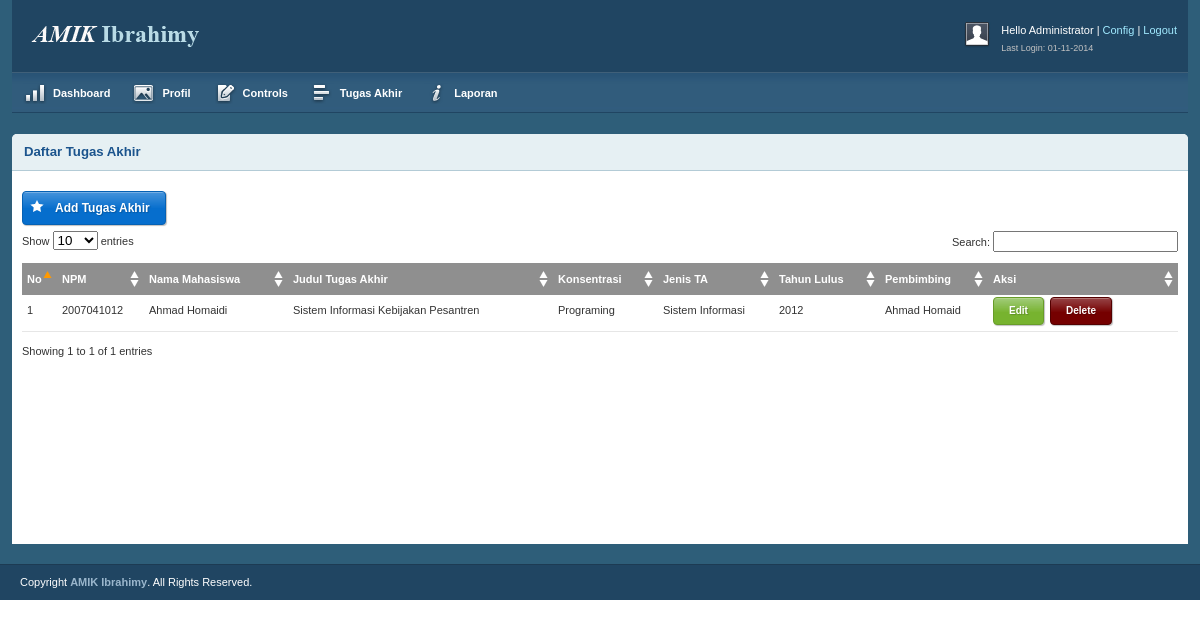
The app's page /sp_R3p0t/media.php?module=tugasakhir (signed in) with its own data.
### tables this page shows
CREATE TABLE IF NOT EXISTS `tb_tugasakhir` (
  `nip` varchar(12) NOT NULL,
  `npm` varchar(10) NOT NULL,
  `kd_jenis` varchar(6) NOT NULL,
  `username` varchar(50) DEFAULT NULL,
  `judul` varchar(100) DEFAULT NULL,
  `thn_lulus` varchar(10) NOT NULL,
  `abstraksi` mediumtext,
  PRIMARY KEY (`nip`,`npm`)
);

CREATE TABLE IF NOT EXISTS `tb_mhs` (
  `npm` varchar(10) NOT NULL,
  `kd_konsentrasi` varchar(6) NOT NULL,
  `nama` varchar(50) DEFAULT NULL,
  `tmp_lhr` varchar(30) DEFAULT NULL,
  `tgl_lhr` date DEFAULT NULL,
  `jk_mhs` enum('L','P') NOT NULL,
  `alamat` varchar(30) DEFAULT NULL,
  `no_telpon` varchar(12) DEFAULT NULL,
  PRIMARY KEY (`npm`)
);

CREATE TABLE IF NOT EXISTS `tb_konsentrasi` (
  `kd_konsentrasi` varchar(6) NOT NULL,
  `konsentrasi` varchar(50) DEFAULT NULL,
  PRIMARY KEY (`kd_konsentrasi`)
);

CREATE TABLE IF NOT EXISTS `tb_jenis` (
  `kd_jenis` varchar(6) NOT NULL,
  `jenis_ta` varchar(50) DEFAULT NULL,
  PRIMARY KEY (`kd_jenis`)
);

CREATE TABLE IF NOT EXISTS `tb_pembimbing` (
  `nip` varchar(12) NOT NULL,
  `nama_pem` varchar(50) DEFAULT NULL,
  `tmpt_lhr_pem` varchar(30) DEFAULT NULL,
  `tgl_lhr_pem` date DEFAULT NULL,
  `jk` enum('L','P') NOT NULL,
  `alamat_pem` varchar(30) DEFAULT NULL,
  `no_telp_pem` varchar(12) DEFAULT NULL,
  PRIMARY KEY (`nip`)
);

### sp_R3p0t/modul/modul_tugasakhir/tugasakhir.php (the view, shortened to what this page needs)
<?php
 if (empty($_SESSION['username']) AND empty($_SESSION['passuser'])){
  echo "<link href='style.css' rel='stylesheet' type='text/css'>
 <center>Untuk mengakses modul, Anda harus login <br>";
  echo "<a href=../../index.php><b>LOGIN</b></a></center>";
}
else{
$aksi="modul/modul_tugasakhir/aksi_tugasakhir.php";
switch($_GET[act]){
  default:
echo "<div class='box round first fullpage'>
	  <h2>Daftar Tugas Akhir</h2>
	  <div class='block'>";
    echo "<a href='?module=tugasakhir&act=tambahtugasakhir' class='btn-icon btn-blue btn-star'><span></span>Add Tugas Akhir</a><br>
                    <table class='data display datatable' id='example'>
					<thead>
						<tr>
							<th>No</th>
							<th>NPM</th>
							<th>Nama Mahasiswa</th>
							<th>Judul Tugas Akhir</th>
							<th>Konsentrasi</th>
							<th>Jenis TA</th>
							<th>Tahun Lulus</th>
							<th>Pembimbing</th>
                            <th width='180'>Aksi</th>
						</tr>
					</thead><tbody>";
	$tampil=mysql_query("SELECT * FROM	tb_tugasakhir Inner Join tb_mhs
										Inner Join tb_pembimbing
										Inner Join tb_jenis ,
										tb_konsentrasi
										WHERE
										tb_tugasakhir.npm =  tb_mhs.npm AND
										tb_tugasakhir.nip =  tb_pembimbing.nip AND
										tb_tugasakhir.kd_jenis =  tb_jenis.kd_jenis AND
										tb_mhs.kd_konsentrasi =  tb_konsentrasi.kd_konsentrasi ORDER BY tb_tugasakhir.thn_lulus DESC");
    $no=1;
	while ($r=mysql_fetch_array($tampil)){
       echo "<tr class='odd gradeX'>
							<td>$no</td>
							<td>$r[npm]</td>
							<td>$r[nama]</td>
							<td>$r[judul]</td>
							<td>$r[konsentrasi]</td>
							<td>$r[jenis_ta]</td>
							<td>$r[thn_lulus]</td>
							<td>$r[nama_pem]</td>
                            <td class='center'><a href=?module=tugasakhir&act=edittugasakhir&id=$r[npm] class='btn btn-small btn-green' title='Edit'><span></span>Edit</a>&nbsp; <a href=$aksi?module=tugasakhir&act=hapus&id=$r[npm] onClick=\"return confirm('Apakah Anda benar-benar mau menghapusnya?')\" class='btn btn-small btn-maroon' title='Delete'><span></span>Delete</a></td>
						</tr>";
      $no++;
    }
    echo "</tbody></table></div></div>";
    break;
	}
}
?>

### sp_R3p0t/css/text.css (style rules this page uses)
body { font: 13px/1.5 Tahoma, Helvetica, Arial, 'Liberation Sans', FreeSans, sans-serif; }
h2 { font-size: 23px; }
p, dl, hr, h1, h2, h3, h4, h5, h6, ol, ul, pre, table, address, fieldset { margin-bottom: 20px; }

### sp_R3p0t/css/layout.css (style rules this page uses)
body { background: #fff; color: #333; font-size: 11px; padding: 0 0 0px; }
a { color: #000; font-weight:bold; text-decoration: none; }
h1, h2, h3, h4, h5, h6 { line-height:1.2em; margin-bottom:.3em; }
h2 { margin-top:1em; }
.box { background:#fff; margin-bottom:20px; padding:10px 10px 10px 10px; margin-left:-8px; }
.box.round { -moz-border-radius: 5px 5px 0px 0px; -webkit-border-radius: 5px 5px 0px 0px; border-radius: 5px 5px 0px 0px; }
.box h2 { font-size:1.2em; font-weight:bold; color:#1B548D; background:#E6F0F3; margin:-10px -10px 0 -10px; padding:10px 12px; border-bottom:1px solid #B3CBD6; -moz-border-radius: 5px 5px 0px 0px; -webkit-border-radius: 5px 5px 0px 0px; border-radius: 5px 5px 0px 0px; }
.box.first { margin-top:20px; }
.block { padding-top:20px; }
.block { padding-bottom:1px; }
.fullpage { margin-left:0px; }
table.display { margin: 0 auto; clear: both; width: 100%; }
.sorting_asc { background: #8f8f8f url(../img/table/sort_asc.png) no-repeat center right; padding:8px 5px; text-align:left; color:#fff; }
.sorting { background:#8f8f8f url(../img/table/sort_both.png) no-repeat center right; padding:8px 5px; text-align:left; color:#fff; }
tr.odd { height: 30px; line-height: 30px; border-bottom:1px solid #e6e6e6; }
tr.odd td, tr.even td { padding-left:5px; }
.btn, .btn-icon, .btn-mini { background-repeat: repeat-x; color: #FFF; font-weight: bold; display: inline-block; text-decoration: none; border-width: 1px; border-style: solid; padding: 0 15px 4px; *padding: 0 7px 4px; margin-bottom: 6px; text-shadow: 1px 1px 1px rgba(0,0,0,.2); -moz-box-shadow: 1px 1px 1px rgba(0,0,0,.25); -webkit-box-shadow: 1px 1px 1px rgba(0,0,0,.25); -moz-border-radius: 4px; -webkit-border-radius: 4px; filter: progid:DXImageTransform.Microsoft.Shadow(color=#999999,direction=135,strength=2); cursor: pointer; position: relative; }
.btn, .btn-icon { background-position: 0 -80px; font-size: 12px; height: 32px; line-height: 29px; }
.btn.btn-small, .btn-icon.btn-small { background-position: 0 0; font-size: 10px; height: 26px; line-height: 23px; }
a.btn, a.btn-icon { height: 32px; line-height: 32px; padding-bottom: 0; }
a.btn.btn-small, a.btn-icon.btn-small { line-height: 26px; padding-bottom: 0; }
.btn, .btn-icon, .btn-mini, .btn:visited, .btn-icon:visited, .btn-mini:visited { background-image: url(../img/bg-lite.png); background-color: #F90; border-color: #D58000; color: #FFF; }
.btn-blue, .btn-blue:visited { background-color: #066ECD; border-color: #0561B4; }
.btn-green, .btn-green:visited { background-color: #77B32F; border-color: #689C29; }
.btn-maroon, .btn-maroon:visited { background-color: #750000; border-color: #530000; }
.btn-blue, .btn-black, .btn-purple, .btn-navy, .btn-maroon, .btn-teal, .btn-grey { background-image: url(../img/bg-dark.png) !important; }
.btn-red, .btn-orange, .btn-green, .btn-yellow, .btn-pink { background-image: url(../img/bg-lite.png) !important; }
.btn-icon { padding-left: 32px !important; }
.btn-icon span { background-image: url(../img/btn-icons.png); background-repeat: no-repeat; background-position: 0 0; width: 16px; height: 16px; position: absolute; left: 6px; top: 6px; }
.btn-star span { background-position: -80px 0; }

### records on screen
tb_tugasakhir: tb_mhs.npm "2007041012", tb_mhs.nama "Ahmad Homaidi", judul "Sistem Informasi Kebijakan Pesantren", tb_konsentrasi.konsentrasi "Programing", kd_jenis.jenis_ta "Sistem Informasi", thn_lulus "2012", tb_pembimbing.nama_pem "Ahmad Homaid"

### other values on screen
$_SESSION['namalengkap'] "Administrator"
$date1=DATE("d-m-Y") "01-11-2014"
